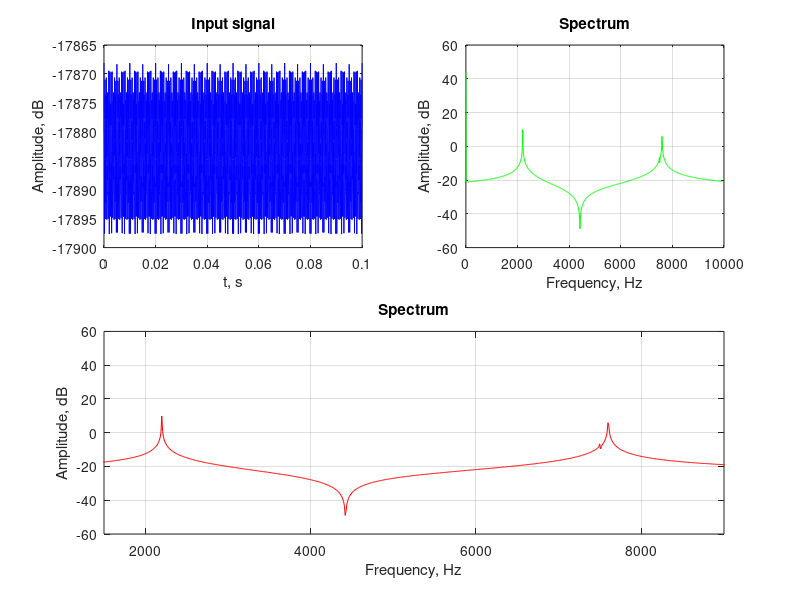
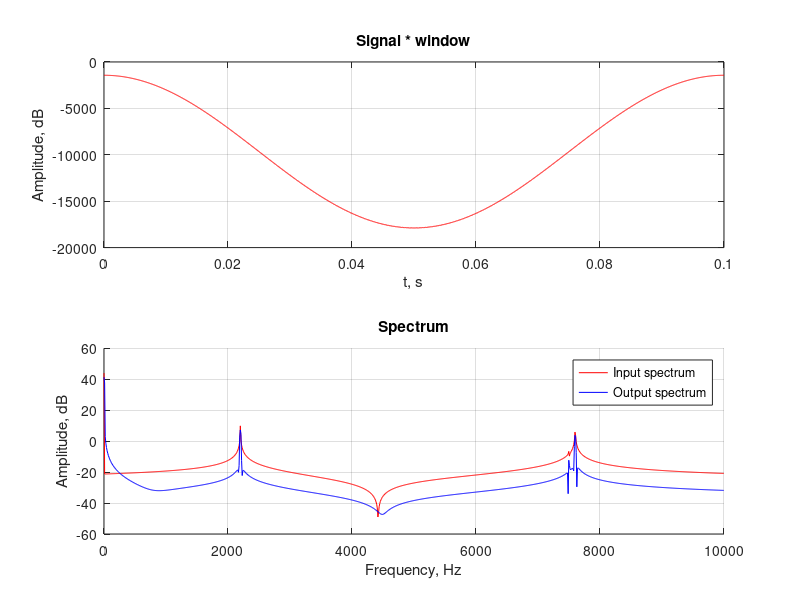

The MATLAB script that drew these images, in order:
clear all;
clc;
close all;

f1 = 7600; %Hz
f2 = 7500; %Hz
f3 = 2200; %Hz

A1 = 5;
A2 = 0.1; % if A2 = 0, harmonic down
A3 = 10;

T  = 0.1;
fs = 20000.0;
t  = 0:1/fs:T;
n  = length(t);
noise_ampl = 5;
noise = normrnd(1,n);
S = A1*exp(1i*2*pi*f1*t)+A2*exp(1i*2*pi*f2*t)+A3*exp(1i*2*pi*f3*t)+noise_ampl*noise*(1+1i);
% S = awgn(S, 2, 'measured');
F = abs(fft(S));
F = F./n;
F = 10 * log10(F);
f=0:fs/n:fs/2-1/n;
figure;
subplot(2,2,1)
plot(t,real(S), 'b');
title('Input signal');
xlabel('t, s');
ylabel('Amplitude, dB');
grid on;
subplot(2,2,2);
plot(f,F(1:length(f)), 'g');
title('Spectrum');
xlabel('Frequency, Hz');
ylabel('Amplitude, dB');
grid on;
subplot(2,2,3:4)
plot(f,F(1:length(f)), 'r');
grid on
xlim([1500,9000]);
title('Spectrum');
xlabel('Frequency, Hz');
ylabel('Amplitude, dB');

win = hamming(n);
S_w = S.*win';
F_w = abs(fft(S_w));
F_w = F_w./n;
F_w = 10 * log10(F_w);

figure;
subplot(2,1,1);
plot(t,real(S_w),'r');
title('Signal * window');
xlabel('t, s');
ylabel('Amplitude, dB');
grid on
subplot(2,1,2);
hold on
f=0:fs/n:fs/2-1/n;
plot(f,F(1:length(f)), 'r');
plot(f,F_w(1:length(f)),'b');
legend('Input spectrum','Output spectrum');
title('Spectrum');
xlabel('Frequency, Hz');
ylabel('Amplitude, dB');
grid on
